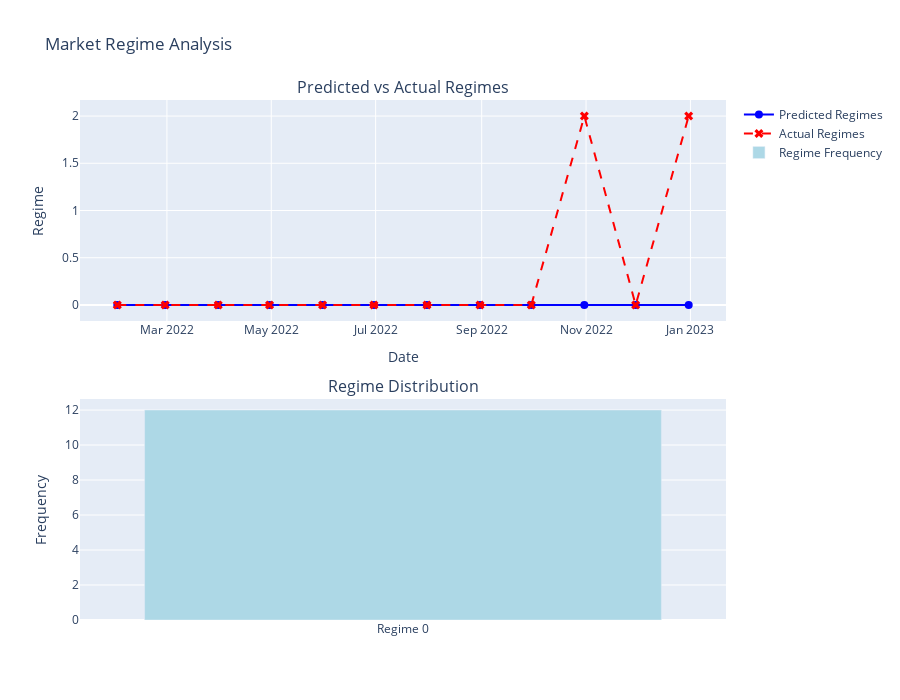

This figure's notebook cell:
### Markdown cell above
## 4. Regime Transition Analysis

Let's examine how market regimes were identified and predicted during our backtest period:

### Code cell
# Analyze regime transitions
if hasattr(backtest_result, 'predicted_regimes') and hasattr(backtest_result, 'actual_regimes'):
    predicted_regimes = backtest_result.predicted_regimes
    actual_regimes = backtest_result.actual_regimes
    
    # Create regime transition plot
    fig = make_subplots(
        rows=2, cols=1,
        subplot_titles=['Predicted vs Actual Regimes', 'Regime Distribution'],
        vertical_spacing=0.15
    )
    
    # Regime transitions plot
    fig.add_trace(
        go.Scatter(
            x=predicted_regimes.index,
            y=predicted_regimes,
            mode='markers+lines',
            name='Predicted Regimes',
            marker=dict(size=8, color='blue'),
            line=dict(width=2, color='blue')
        ),
        row=1, col=1
    )
    
    fig.add_trace(
        go.Scatter(
            x=actual_regimes.index,
            y=actual_regimes,
            mode='markers+lines',
            name='Actual Regimes',
            marker=dict(size=8, color='red', symbol='x'),
            line=dict(width=2, color='red', dash='dash')
        ),
        row=1, col=1
    )
    
    # Regime distribution histogram
    regime_counts = predicted_regimes.value_counts().sort_index()
    regime_labels = [f'Regime {int(r)}' for r in regime_counts.index]
    
    fig.add_trace(
        go.Bar(
            x=regime_labels,
            y=regime_counts.values,
            name='Regime Frequency',
            marker_color='lightblue'
        ),
        row=2, col=1
    )
    
    fig.update_layout(
        title="Market Regime Analysis",
        height=700
    )
    
    fig.update_yaxes(title_text="Regime", row=1, col=1)
    fig.update_yaxes(title_text="Frequency", row=2, col=1)
    fig.update_xaxes(title_text="Date", row=1, col=1)
    
    fig.show()
    
    # Calculate prediction accuracy
    accuracy = (predicted_regimes == actual_regimes).mean()
    print(f"\nRegime Prediction Accuracy: {accuracy:.1%}")
    
    # Show regime mapping
    regime_mapping = {
        0: "Slowing (Low Growth, Low Inflation)",
        1: "Heating (High Growth, High Inflation)", 
        2: "Growing (High Growth, Low Inflation)",
        3: "Stagflation (Low Growth, High Inflation)"
    }
    
    print("\nRegime Interpretation (Investment Clock):")
    for regime_id, description in regime_mapping.items():
        if regime_id in regime_counts.index:
            print(f"  Regime {regime_id}: {description}")
else:
    print("Regime data not available for visualization")

### Figure 1 — Plotly figure (JSON) as saved in the notebook; plotly's stock layout.template omitted (floating-point values rounded to 4 significant figures)
{"data": [{"line": {"color": "blue", "width": 2}, "marker": {"color": "blue", "size": 8}, "mode": "markers+lines", "name": "Predicted Regimes", "type": "scatter", "x": ["2022-01-31T00:00:00.000000000", "2022-02-28T00:00:00.000000000", "2022-03-31T00:00:00.000000000", "2022-04-30T00:00:00.000000000", "2022-05-31T00:00:00.000000000", "2022-06-30T00:00:00.000000000", "2022-07-31T00:00:00.000000000", "2022-08-31T00:00:00.000000000", "2022-09-30T00:00:00.000000000", "2022-10-31T00:00:00.000000000", "2022-11-30T00:00:00.000000000", "2022-12-31T00:00:00.000000000"], "xaxis": "x", "y": [0, 0, 0, 0, 0, 0, 0, 0, 0, 0, 0, 0], "yaxis": "y"}, {"line": {"color": "red", "dash": "dash", "width": 2}, "marker": {"color": "red", "size": 8, "symbol": "x"}, "mode": "markers+lines", "name": "Actual Regimes", "type": "scatter", "x": ["2022-01-31T00:00:00.000000000", "2022-02-28T00:00:00.000000000", "2022-03-31T00:00:00.000000000", "2022-04-30T00:00:00.000000000", "2022-05-31T00:00:00.000000000", "2022-06-30T00:00:00.000000000", "2022-07-31T00:00:00.000000000", "2022-08-31T00:00:00.000000000", "2022-09-30T00:00:00.000000000", "2022-10-31T00:00:00.000000000", "2022-11-30T00:00:00.000000000", "2022-12-31T00:00:00.000000000"], "xaxis": "x", "y": [0.0, 0.0, 0.0, 0.0, 0.0, 0.0, 0.0, 0.0, 0.0, 2.0, 0.0, 2.0], "yaxis": "y"}, {"marker": {"color": "lightblue"}, "name": "Regime Frequency", "type": "bar", "x": ["Regime 0"], "xaxis": "x2", "y": [12], "yaxis": "y2"}], "layout": {"annotations": [{"font": {"size": 16}, "showarrow": false, "text": "Predicted vs Actual Regimes", "x": 0.5, "xanchor": "center", "xref": "paper", "y": 1, "yanchor": "bottom", "yref": "paper"}, {"font": {"size": 16}, "showarrow": false, "text": "Regime Distribution", "x": 0.5, "xanchor": "center", "xref": "paper", "y": 0.425, "yanchor": "bottom", "yref": "paper"}], "height": 700, "title": {"text": "Market Regime Analysis"}, "xaxis": {"anchor": "y", "domain": [0, 1], "title": {"text": "Date"}}, "xaxis2": {"anchor": "y2", "domain": [0, 1]}, "yaxis": {"anchor": "x", "domain": [0.575, 1], "title": {"text": "Regime"}}, "yaxis2": {"anchor": "x2", "domain": [0, 0.425], "title": {"text": "Frequency"}}}}
